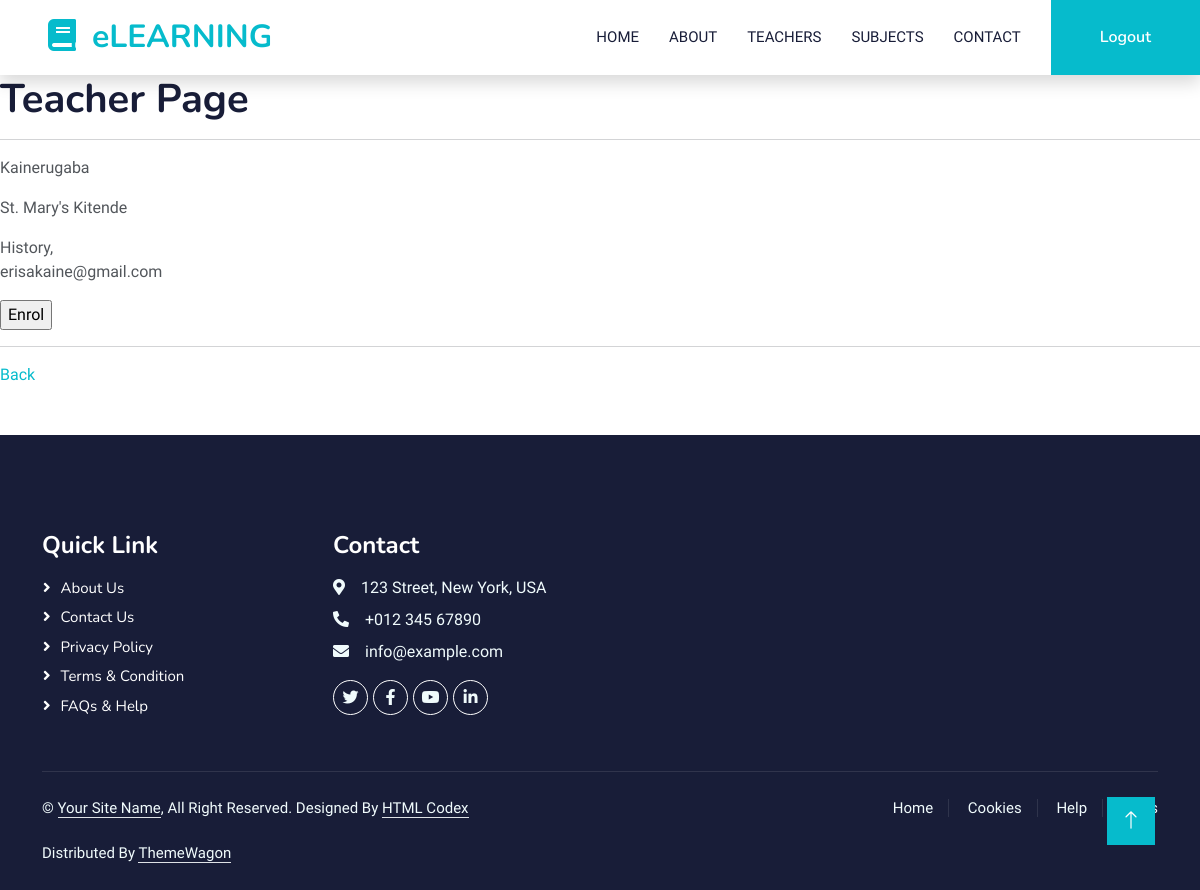
Page /teacherDetail/2 (signed in) on the committed database.
### base/models.py (models this page shows, shortened)
class Teacher(models.Model):
  teacherName = models.ForeignKey(User, on_delete=models.CASCADE)
  subjects = models.ManyToManyField(Subject, through='TeacherSubject')
  students = models.ManyToManyField(Student, through='TeacherEnrolment')
  currentSchool = models.CharField(max_length=400)
  teacherImage = models.ImageField(upload_to="photos/%y/%m/%d", blank=True)

class Subject(models.Model):
  subjectName = models.CharField(max_length=256)
  subjectImage = models.ImageField(upload_to="photos/%y/%m/%d", blank=True)

### base/views.py (the view)
# urls.py: path('teacherDetail/<pk>', views.TeacherDetailView.as_view(), name="teacherDetail"),
class TeacherDetailView(DetailView):
  model = Teacher
  context_object_name = 'teacher'
  template_name = 'base/teacher_detail.html'

### base/templates/base/teacher_detail.html (shortened to what this page needs)
{% extends 'base_template.html' %}
{% block content %}
<h1>Teacher Page</h1>
<hr>
<div>
  <p>{{ teacher.teacherName.last_name }} {{ teacher.teachername.first_name }}</p>
  <p>{{ teacher.currentSchool }}</p>
  <div>
    {% for subject in teacher.subjects.all %}
      {{ subject.subjectName }},
    {% endfor %}
  </div>
  <p>{{ teacher.teacherName.email }}</p>
</div>
<form action="{% url 'base:confirmEnrolment' %}" method="get">
  <input type="submit" value="Enrol">
</form>
<hr>
<p><a href="{% url 'base:teacherPage' %}">Back</a></p>
{% endblock %}

### base/static/css/style.css (style rules this page uses)
:root { --primary: #06BBCC; --light: #F0FBFC; --dark: #181d38; }

### rows in the picture
Teacher: teacherName.last_name "Kainerugaba", currentSchool "St. Mary's Kitende", teacherName.email "erisakaine@gmail.com"
Subject: subjectName "History"
